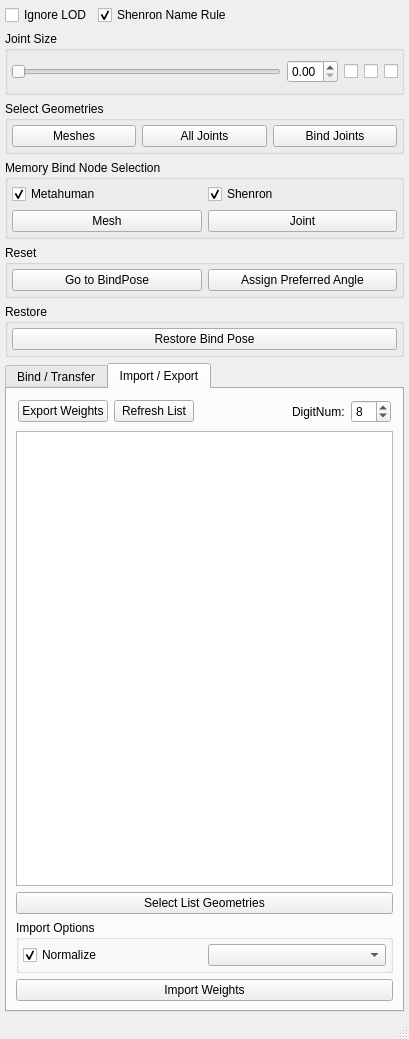
<?xml version="1.0" encoding="UTF-8"?>
<ui version="4.0">
 <class>MainWindow</class>
 <widget class="QMainWindow" name="MainWindow">
  <property name="geometry">
   <rect>
    <x>0</x>
    <y>0</y>
    <width>409</width>
    <height>1039</height>
   </rect>
  </property>
  <property name="windowTitle">
   <string>MainWindow</string>
  </property>
  <widget class="QWidget" name="centralwidget">
   <layout class="QVBoxLayout" name="verticalLayout_2">
    <property name="leftMargin">
     <number>5</number>
    </property>
    <property name="topMargin">
     <number>5</number>
    </property>
    <property name="rightMargin">
     <number>5</number>
    </property>
    <property name="bottomMargin">
     <number>5</number>
    </property>
    <item>
     <layout class="QHBoxLayout" name="horizontalLayout_7">
      <item>
       <widget class="QCheckBox" name="ignoreLODCheckBox">
        <property name="text">
         <string>Ignore LOD</string>
        </property>
        <property name="checked">
         <bool>false</bool>
        </property>
       </widget>
      </item>
      <item>
       <widget class="QCheckBox" name="shenronRuleCheckBox">
        <property name="text">
         <string>Shenron Name Rule</string>
        </property>
        <property name="checked">
         <bool>true</bool>
        </property>
       </widget>
      </item>
      <item>
       <spacer name="horizontalSpacer_2">
        <property name="orientation">
         <enum>Qt::Horizontal</enum>
        </property>
        <property name="sizeHint" stdset="0">
         <size>
          <width>40</width>
          <height>20</height>
         </size>
        </property>
       </spacer>
      </item>
     </layout>
    </item>
    <item>
     <widget class="QGroupBox" name="groupBox_12">
      <property name="title">
       <string>Joint Size</string>
      </property>
      <layout class="QHBoxLayout" name="horizontalLayout_9">
       <property name="leftMargin">
        <number>3</number>
       </property>
       <property name="rightMargin">
        <number>3</number>
       </property>
       <item>
        <widget class="QSlider" name="jointSizeHorizontalSlider">
         <property name="maximum">
          <number>3</number>
         </property>
         <property name="orientation">
          <enum>Qt::Horizontal</enum>
         </property>
        </widget>
       </item>
       <item>
        <widget class="QDoubleSpinBox" name="jointSizeDoubleSpinBox">
         <property name="maximum">
          <double>3.000000000000000</double>
         </property>
         <property name="singleStep">
          <double>0.010000000000000</double>
         </property>
        </widget>
       </item>
       <item>
        <widget class="QCheckBox" name="viewJointCheckBox">
         <property name="text">
          <string/>
         </property>
        </widget>
       </item>
       <item>
        <widget class="QCheckBox" name="jointXrayCheckBox">
         <property name="text">
          <string/>
         </property>
        </widget>
       </item>
       <item>
        <widget class="QCheckBox" name="jointAxisViewCheckBox">
         <property name="text">
          <string/>
         </property>
        </widget>
       </item>
      </layout>
     </widget>
    </item>
    <item>
     <widget class="QGroupBox" name="groupBox_3">
      <property name="title">
       <string>Select Geometries</string>
      </property>
      <layout class="QHBoxLayout" name="horizontalLayout_3">
       <property name="leftMargin">
        <number>4</number>
       </property>
       <property name="topMargin">
        <number>4</number>
       </property>
       <property name="rightMargin">
        <number>4</number>
       </property>
       <property name="bottomMargin">
        <number>4</number>
       </property>
       <item>
        <widget class="QPushButton" name="selectMeshesPushButton">
         <property name="text">
          <string>Meshes</string>
         </property>
        </widget>
       </item>
       <item>
        <widget class="QPushButton" name="selectJointsPushButton">
         <property name="text">
          <string>All Joints</string>
         </property>
        </widget>
       </item>
       <item>
        <widget class="QPushButton" name="bindJointsSelectPushButton">
         <property name="text">
          <string>Bind Joints</string>
         </property>
        </widget>
       </item>
      </layout>
     </widget>
    </item>
    <item>
     <widget class="QGroupBox" name="groupBox_6">
      <property name="title">
       <string>Memory Bind Node Selection</string>
      </property>
      <layout class="QGridLayout" name="gridLayout_3">
       <property name="leftMargin">
        <number>4</number>
       </property>
       <property name="topMargin">
        <number>4</number>
       </property>
       <property name="rightMargin">
        <number>4</number>
       </property>
       <property name="bottomMargin">
        <number>4</number>
       </property>
       <item row="1" column="0">
        <widget class="QPushButton" name="selectMemoryMeshesPushButton">
         <property name="text">
          <string>Mesh</string>
         </property>
        </widget>
       </item>
       <item row="0" column="0">
        <widget class="QCheckBox" name="metahumanCheckBox">
         <property name="text">
          <string>Metahuman</string>
         </property>
         <property name="checked">
          <bool>true</bool>
         </property>
        </widget>
       </item>
       <item row="0" column="1">
        <widget class="QCheckBox" name="shenronCheckBox">
         <property name="text">
          <string>Shenron</string>
         </property>
         <property name="checked">
          <bool>true</bool>
         </property>
        </widget>
       </item>
       <item row="1" column="1">
        <widget class="QPushButton" name="selectMemoryJointsPushButton">
         <property name="text">
          <string>Joint</string>
         </property>
        </widget>
       </item>
      </layout>
     </widget>
    </item>
    <item>
     <widget class="QGroupBox" name="groupBox">
      <property name="title">
       <string>Reset</string>
      </property>
      <layout class="QHBoxLayout" name="horizontalLayout_5">
       <property name="leftMargin">
        <number>4</number>
       </property>
       <property name="topMargin">
        <number>4</number>
       </property>
       <property name="rightMargin">
        <number>4</number>
       </property>
       <property name="bottomMargin">
        <number>4</number>
       </property>
       <item>
        <widget class="QPushButton" name="gotToBindPosePushButton">
         <property name="text">
          <string>Go to BindPose</string>
         </property>
        </widget>
       </item>
       <item>
        <widget class="QPushButton" name="resetJointRotationPushButton">
         <property name="styleSheet">
          <string notr="true"/>
         </property>
         <property name="text">
          <string>Assign Preferred Angle</string>
         </property>
        </widget>
       </item>
      </layout>
     </widget>
    </item>
    <item>
     <widget class="QGroupBox" name="groupBox_8">
      <property name="title">
       <string>Restore</string>
      </property>
      <layout class="QHBoxLayout" name="horizontalLayout_10">
       <property name="leftMargin">
        <number>4</number>
       </property>
       <property name="topMargin">
        <number>4</number>
       </property>
       <property name="rightMargin">
        <number>4</number>
       </property>
       <property name="bottomMargin">
        <number>4</number>
       </property>
       <item>
        <widget class="QPushButton" name="restoreBindPosePushButton">
         <property name="text">
          <string>Restore Bind Pose</string>
         </property>
        </widget>
       </item>
      </layout>
     </widget>
    </item>
    <item>
     <widget class="QTabWidget" name="tabWidget">
      <property name="sizePolicy">
       <sizepolicy hsizetype="Expanding" vsizetype="Expanding">
        <horstretch>0</horstretch>
        <verstretch>0</verstretch>
       </sizepolicy>
      </property>
      <property name="currentIndex">
       <number>1</number>
      </property>
      <widget class="QWidget" name="bind_tab">
       <attribute name="title">
        <string>Bind / Transfer</string>
       </attribute>
       <layout class="QVBoxLayout" name="verticalLayout_4">
        <item>
         <widget class="QGroupBox" name="groupBox_5">
          <property name="sizePolicy">
           <sizepolicy hsizetype="Preferred" vsizetype="Fixed">
            <horstretch>0</horstretch>
            <verstretch>0</verstretch>
           </sizepolicy>
          </property>
          <property name="title">
           <string>Bind</string>
          </property>
          <layout class="QVBoxLayout" name="verticalLayout_3">
           <property name="leftMargin">
            <number>4</number>
           </property>
           <property name="topMargin">
            <number>4</number>
           </property>
           <property name="rightMargin">
            <number>4</number>
           </property>
           <property name="bottomMargin">
            <number>4</number>
           </property>
           <item>
            <widget class="QWidget" name="widget_2" native="true">
             <layout class="QHBoxLayout" name="horizontalLayout_4">
              <property name="leftMargin">
               <number>4</number>
              </property>
              <property name="topMargin">
               <number>4</number>
              </property>
              <property name="rightMargin">
               <number>4</number>
              </property>
              <property name="bottomMargin">
               <number>4</number>
              </property>
              <item>
               <widget class="QLabel" name="maxInfluencesLabel">
                <property name="text">
                 <string>Max Influences :</string>
                </property>
               </widget>
              </item>
              <item>
               <widget class="QRadioButton" name="inf4RadioButton">
                <property name="text">
                 <string>4</string>
                </property>
                <property name="checked">
                 <bool>true</bool>
                </property>
               </widget>
              </item>
              <item>
               <widget class="QRadioButton" name="inf6RadioButton">
                <property name="text">
                 <string>6</string>
                </property>
               </widget>
              </item>
              <item>
               <widget class="QRadioButton" name="inf8RadioButton">
                <property name="text">
                 <string>8</string>
                </property>
               </widget>
              </item>
              <item>
               <widget class="QRadioButton" name="inf12RadioButton">
                <property name="text">
                 <string>12</string>
                </property>
               </widget>
              </item>
              <item>
               <spacer name="horizontalSpacer">
                <property name="orientation">
                 <enum>Qt::Horizontal</enum>
                </property>
                <property name="sizeHint" stdset="0">
                 <size>
                  <width>40</width>
                  <height>20</height>
                 </size>
                </property>
               </spacer>
              </item>
             </layout>
            </widget>
           </item>
           <item>
            <widget class="QWidget" name="widget" native="true">
             <layout class="QHBoxLayout" name="horizontalLayout">
              <property name="leftMargin">
               <number>4</number>
              </property>
              <property name="topMargin">
               <number>4</number>
              </property>
              <property name="rightMargin">
               <number>4</number>
              </property>
              <property name="bottomMargin">
               <number>4</number>
              </property>
              <item>
               <widget class="QPushButton" name="autoBindPushButton">
                <property name="enabled">
                 <bool>true</bool>
                </property>
                <property name="text">
                 <string>Auto Bind</string>
                </property>
               </widget>
              </item>
              <item>
               <widget class="QPushButton" name="bindToSelectPushButton">
                <property name="text">
                 <string>Bind to Selections</string>
                </property>
               </widget>
              </item>
             </layout>
            </widget>
           </item>
           <item>
            <layout class="QHBoxLayout" name="horizontalLayout_11">
             <item>
              <widget class="QPushButton" name="unBindSelectionPushButton">
               <property name="text">
                <string>Un Bind Selecion</string>
               </property>
              </widget>
             </item>
             <item>
              <widget class="QPushButton" name="unBindSceneAllPushButton">
               <property name="styleSheet">
                <string notr="true">background-color: rgb(56, 56, 56);</string>
               </property>
               <property name="text">
                <string>Un Bind Scene All</string>
               </property>
              </widget>
             </item>
            </layout>
           </item>
           <item>
            <layout class="QHBoxLayout" name="horizontalLayout_13">
             <item>
              <widget class="QPushButton" name="addInfluencePushButton">
               <property name="text">
                <string>Add Influence</string>
               </property>
              </widget>
             </item>
             <item>
              <widget class="QPushButton" name="bindMetahumanPushButton">
               <property name="text">
                <string>Bind by Memory</string>
               </property>
              </widget>
             </item>
            </layout>
           </item>
          </layout>
         </widget>
        </item>
        <item>
         <widget class="QGroupBox" name="groupBox_11">
          <property name="title">
           <string>Copy Paste</string>
          </property>
          <layout class="QGridLayout" name="gridLayout_2">
           <property name="leftMargin">
            <number>4</number>
           </property>
           <property name="topMargin">
            <number>4</number>
           </property>
           <property name="rightMargin">
            <number>4</number>
           </property>
           <property name="bottomMargin">
            <number>4</number>
           </property>
           <item row="0" column="0">
            <widget class="QPushButton" name="memoryWeightPushButton">
             <property name="text">
              <string>Copy Weight</string>
             </property>
            </widget>
           </item>
           <item row="0" column="1">
            <widget class="QPushButton" name="pasteWeightPushButton">
             <property name="text">
              <string>Paste Weight</string>
             </property>
            </widget>
           </item>
          </layout>
         </widget>
        </item>
        <item>
         <widget class="QGroupBox" name="groupBox_4">
          <property name="sizePolicy">
           <sizepolicy hsizetype="Preferred" vsizetype="Fixed">
            <horstretch>0</horstretch>
            <verstretch>0</verstretch>
           </sizepolicy>
          </property>
          <property name="title">
           <string>Weight Transfer</string>
          </property>
          <layout class="QVBoxLayout" name="verticalLayout">
           <property name="leftMargin">
            <number>4</number>
           </property>
           <property name="topMargin">
            <number>4</number>
           </property>
           <property name="rightMargin">
            <number>4</number>
           </property>
           <property name="bottomMargin">
            <number>4</number>
           </property>
           <item>
            <layout class="QHBoxLayout" name="horizontalLayout_16">
             <item>
              <widget class="QCheckBox" name="openTopologyCheckBox">
               <property name="text">
                <string>Open Topology</string>
               </property>
              </widget>
             </item>
             <item>
              <widget class="QCheckBox" name="maxVValuePinCheckBox">
               <property name="text">
                <string>Max V</string>
               </property>
               <property name="checked">
                <bool>true</bool>
               </property>
              </widget>
             </item>
             <item>
              <widget class="QCheckBox" name="transferNormalizeCheckBox">
               <property name="text">
                <string>Normalize</string>
               </property>
               <property name="checked">
                <bool>true</bool>
               </property>
              </widget>
             </item>
            </layout>
           </item>
           <item>
            <widget class="QGroupBox" name="groupBox_10">
             <property name="title">
              <string>Influence Association</string>
             </property>
             <layout class="QHBoxLayout" name="horizontalLayout_15">
              <property name="leftMargin">
               <number>4</number>
              </property>
              <property name="topMargin">
               <number>4</number>
              </property>
              <property name="rightMargin">
               <number>4</number>
              </property>
              <property name="bottomMargin">
               <number>4</number>
              </property>
              <item>
               <widget class="QComboBox" name="transferAssociationComboBox1"/>
              </item>
              <item>
               <widget class="QComboBox" name="transferAssociationComboBox2"/>
              </item>
              <item>
               <widget class="QComboBox" name="transferAssociationComboBox3"/>
              </item>
             </layout>
            </widget>
           </item>
           <item>
            <widget class="QGroupBox" name="groupBox_9">
             <property name="title">
              <string>Surface Association</string>
             </property>
             <layout class="QVBoxLayout" name="verticalLayout_5">
              <property name="leftMargin">
               <number>4</number>
              </property>
              <property name="topMargin">
               <number>4</number>
              </property>
              <property name="rightMargin">
               <number>4</number>
              </property>
              <property name="bottomMargin">
               <number>4</number>
              </property>
              <item>
               <layout class="QHBoxLayout" name="horizontalLayout_14">
                <item>
                 <widget class="QRadioButton" name="closestPointRadioButton">
                  <property name="text">
                   <string>closestPoint</string>
                  </property>
                  <property name="checked">
                   <bool>true</bool>
                  </property>
                 </widget>
                </item>
                <item>
                 <widget class="QRadioButton" name="uvSpaceRadioButton">
                  <property name="text">
                   <string>UVSpace</string>
                  </property>
                 </widget>
                </item>
               </layout>
              </item>
              <item>
               <layout class="QHBoxLayout" name="horizontalLayout_12">
                <item>
                 <widget class="QRadioButton" name="rayCastRadioButton">
                  <property name="text">
                   <string>rayCast</string>
                  </property>
                 </widget>
                </item>
                <item>
                 <widget class="QRadioButton" name="closestCompornentRadioButton">
                  <property name="text">
                   <string>closestComponent</string>
                  </property>
                 </widget>
                </item>
               </layout>
              </item>
             </layout>
            </widget>
           </item>
           <item>
            <widget class="QPushButton" name="transferWeightsPushButton">
             <property name="text">
              <string>Transfer Weights</string>
             </property>
            </widget>
           </item>
           <item>
            <widget class="QPushButton" name="transferLODWeightPushButton">
             <property name="text">
              <string>Transfer LOD Weights</string>
             </property>
            </widget>
           </item>
           <item>
            <widget class="QPushButton" name="transferSelectChildrenPushButton">
             <property name="text">
              <string>Transfer Select Children</string>
             </property>
            </widget>
           </item>
          </layout>
         </widget>
        </item>
        <item>
         <spacer name="verticalSpacer">
          <property name="orientation">
           <enum>Qt::Vertical</enum>
          </property>
          <property name="sizeHint" stdset="0">
           <size>
            <width>20</width>
            <height>40</height>
           </size>
          </property>
         </spacer>
        </item>
       </layout>
      </widget>
      <widget class="QWidget" name="io_tab">
       <attribute name="title">
        <string>Import / Export</string>
       </attribute>
       <layout class="QVBoxLayout" name="verticalLayout_6">
        <item>
         <widget class="QWidget" name="widget_3" native="true">
          <layout class="QHBoxLayout" name="horizontalLayout_6">
           <property name="leftMargin">
            <number>2</number>
           </property>
           <property name="topMargin">
            <number>2</number>
           </property>
           <property name="rightMargin">
            <number>2</number>
           </property>
           <property name="bottomMargin">
            <number>2</number>
           </property>
           <item>
            <widget class="QPushButton" name="exportWeightsPushButton">
             <property name="text">
              <string>Export Weights</string>
             </property>
            </widget>
           </item>
           <item>
            <widget class="QPushButton" name="refreshListPushButton">
             <property name="text">
              <string>Refresh List</string>
             </property>
            </widget>
           </item>
           <item>
            <layout class="QHBoxLayout" name="horizontalLayout_8">
             <item>
              <spacer name="horizontalSpacer_3">
               <property name="orientation">
                <enum>Qt::Horizontal</enum>
               </property>
               <property name="sizeHint" stdset="0">
                <size>
                 <width>40</width>
                 <height>20</height>
                </size>
               </property>
              </spacer>
             </item>
             <item>
              <widget class="QLabel" name="label">
               <property name="text">
                <string>DigitNum:</string>
               </property>
              </widget>
             </item>
             <item>
              <widget class="QSpinBox" name="numberOfDigitSpinBox">
               <property name="maximumSize">
                <size>
                 <width>40</width>
                 <height>16777215</height>
                </size>
               </property>
               <property name="maximum">
                <number>10</number>
               </property>
               <property name="value">
                <number>8</number>
               </property>
              </widget>
             </item>
            </layout>
           </item>
          </layout>
         </widget>
        </item>
        <item>
         <widget class="QListWidget" name="weightDataListWidget">
          <property name="selectionMode">
           <enum>QAbstractItemView::ExtendedSelection</enum>
          </property>
          <property name="viewMode">
           <enum>QListView::ListMode</enum>
          </property>
         </widget>
        </item>
        <item>
         <widget class="QPushButton" name="selectListGeometriesPushButton">
          <property name="text">
           <string>Select List Geometries</string>
          </property>
         </widget>
        </item>
        <item>
         <widget class="QGroupBox" name="groupBox_2">
          <property name="title">
           <string>Import Options</string>
          </property>
          <layout class="QHBoxLayout" name="horizontalLayout_2">
           <property name="leftMargin">
            <number>4</number>
           </property>
           <property name="topMargin">
            <number>4</number>
           </property>
           <property name="rightMargin">
            <number>4</number>
           </property>
           <property name="bottomMargin">
            <number>4</number>
           </property>
           <item>
            <widget class="QCheckBox" name="weightNormalizeCheckBox">
             <property name="text">
              <string>Normalize</string>
             </property>
             <property name="checked">
              <bool>true</bool>
             </property>
            </widget>
           </item>
           <item>
            <widget class="QComboBox" name="importMethodComboBox"/>
           </item>
          </layout>
         </widget>
        </item>
        <item>
         <widget class="QPushButton" name="importWeightsPushButton">
          <property name="text">
           <string>Import Weights</string>
          </property>
         </widget>
        </item>
       </layout>
      </widget>
     </widget>
    </item>
   </layout>
  </widget>
  <widget class="QMenuBar" name="menubar">
   <property name="geometry">
    <rect>
     <x>0</x>
     <y>0</y>
     <width>409</width>
     <height>26</height>
    </rect>
   </property>
  </widget>
  <widget class="QStatusBar" name="statusbar"/>
 </widget>
 <resources/>
 <connections/>
</ui>
